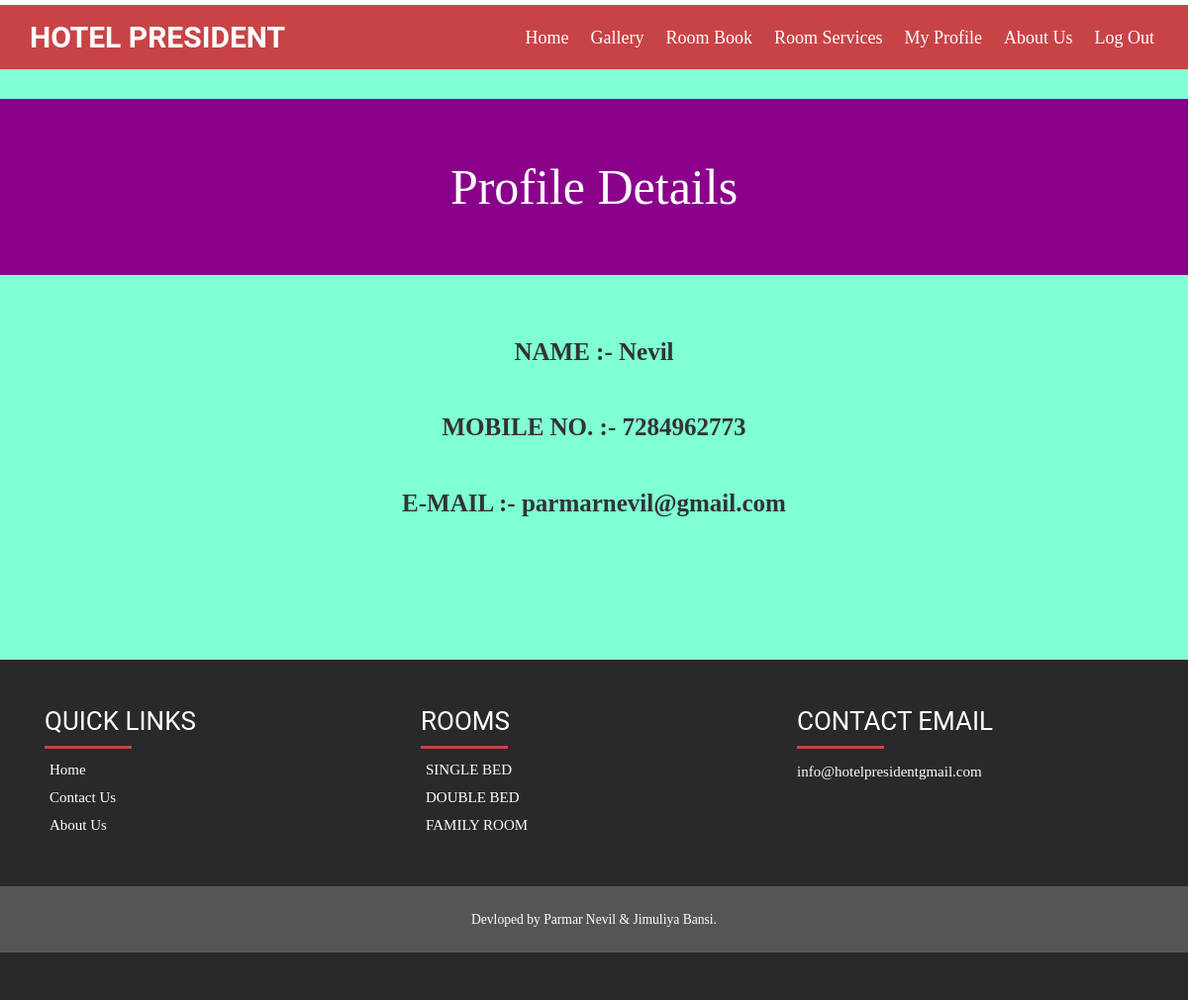
/profile.php (signed in), run on the app's committed database.
### tables this page shows
CREATE TABLE `registration` (
  `id` int(11) NOT NULL,
  `user_name` varchar(50) NOT NULL,
  `user_email` varchar(50) NOT NULL,
  `user_password` varchar(255) NOT NULL,
  `user_contect` bigint(20) NOT NULL
);

CREATE TABLE `category` (
  `bed_id` int(15) NOT NULL,
  `bed_name` varchar(100) NOT NULL
);

CREATE TABLE `content` (
  `id` int(15) NOT NULL,
  `welcome_title` varchar(200) NOT NULL,
  `welcome_text` longtext NOT NULL,
  `ph_number` varchar(200) NOT NULL,
  `email` varchar(100) NOT NULL,
  `address` varchar(300) NOT NULL
);

### profile.php (the view, shortened to what this page needs)
<?php
include("header.php");
?>
			<div style="text-align:center; padding-top:30px;">
 <header class="section background-primary text-center">
            <h1 class="text-white margin-bottom-0 text-size-50 text-thin text-line-height-1">Profile Details</h1>
        </header>
            </div>
            <div class="row contact-wrap">
                <div class="col-sm-8 col-sm-offset-2">
					<div style="font-size: 25px;" class="contact">
						<?php
						$q="select * from registration where user_email='".$_SESSION['user_email']."'";
						$r=mysqli_query($conn,$q) or die("error");
						$c=mysqli_num_rows($r);
						if($c>=1)
						{
							$row=mysqli_fetch_array($r);
						}
						?>
						<div table><center>
						<label>NAME :-&nbsp;<?php echo $row[1];?></label><br><br>
						<label>MOBILE NO. :-&nbsp;<?php echo $row[4];?></label><br><br>
						<label>E-MAIL :-&nbsp;<?php echo $row[2];?></label><br><br>	</center>
					</div>
					</div>
                    <div id="errormessage" style="height:100px; "></div>
                </div>
            </div>
<?php
include("footer.php");
?>

### footer.php (shortened to what this page needs)
<div class="footer">
		<div class="container">
			<div class="col-md-4 footer-left">
			<h3>Quick Links<div class="verticalLineTop"></div></h3>
				<ul>
					<li><a href="indexmain.php">Home</a></li>
					<li><a href="contact_us.php">Contact Us</a></li>
					<li><a href="about.php">About Us</a></li>
				</ul>
			</div>
			<div class="col-md-4 footer-left">
			<h3>Rooms<div class="verticalLineTop"></div></h3>
				<ul><?php
					$sql = "SELECT * FROM `category` ORDER BY bed_iD ASC LIMIT 0,3";
					$result = mysqli_query($connection,$sql);
				    	while($row = mysqli_fetch_array($result))
						{
						?>
					<li><a><?php echo $row['bed_name']; ?></a></li>
					 <?php
					  }
					?>
				</ul>
			</div>
			<div class="col-md-4 footer-middle">
				<h3>Contact Email<div class="verticalLineTop"></div></h3>
				<div class="address">
				<?php
				 $sql = "SELECT * FROM `content`";
					$result = mysqli_query($connection,$sql);
				    	while($row = mysqli_fetch_array($result))
						{
						?>
				<div class="email">
					<p><a href="mailto:example@email.com">info@hotelpresidentgmail.com</a></p>
						</div>
			</div>
			<?php
				}
				?>
		</div>
	</div>
	<br><br>
	<div class="grid_3">
	  <div class="container hov">
         <p>Devloped by Parmar Nevil & Jimuliya Bansi. </p>
	  </div>

### css/style.css (style rules this page uses)
h4, h5, h6, h1, h2, h3 { margin-top: 0; }
ul, ol { margin: 0; }
p { margin: 0; }
html, body { font-family:Verdana; font-size: 100%; background-color: aquamarine; }
body a { transition: 0.5s all; -webkit-transition: 0.5s all; -o-transition: 0.5s all; -ms-transition: 0.5s all; -moz-transition: 0.5s all; }
.grid_3 { background:#555; padding:1.5em 0; text-align:center; }
.grid_3 p { color:#fff; font-size: 0.85em; }
.address p { color: #999; font-size: 0.8125em; line-height: 2em; }
.footer { padding:3em 0; background:#292929; }
.footer-left ul { padding:0; margin:0; }
.footer-left ul li { list-style:none; margin:5px; }
.footer-left ul li a { color:#FFF; font-size:15px; }
.footer-left h3 { color: #ffffff; font-family: "Roboto",sans-serif; font-size: 26px; font-weight: 400; text-transform: uppercase; }
.footer-middle h3 { color: #FFFFFF; font-size: 26px; font-weight: 400; text-transform: uppercase; font-family: "Roboto",sans-serif; }
.address p { color: #FFFFFF; font-size: 15px; line-height: 1.8em; }
.email p { color: #ffffff; font-size: 15px; line-height: 1.8em; }
.email a { color: #ffffff; font-size: 15px; line-height: 1.8em; text-decoration:none; }
.verticalLineTop { border-bottom: 3px solid #C84346; margin-top: 10px; width:25%; }
.contact { padding-top: 60px; }
.section { padding: 4em 1.25em; }
.text-center { text-align: center; background-color:darkmagenta; }
.text-white, .text-white * { color:#FFFFFF !important; }
.margin-bottom-0 { margin-bottom: 0 !important; display: block; }
.text-size-50, .text-l-size-50 { font-size: 50px !important; line-height: 1.4em; }
.text-thin { font-weight: 300; }
.text-line-height-1 { line-height: 1em; }

### data on the page
registration: user_name "Nevil", user_contect "7284962773", user_email "parmarnevil@gmail.com"
category: bed_name "SINGLE BED"
category: bed_name "DOUBLE BED"
category: bed_name "FAMILY ROOM"
